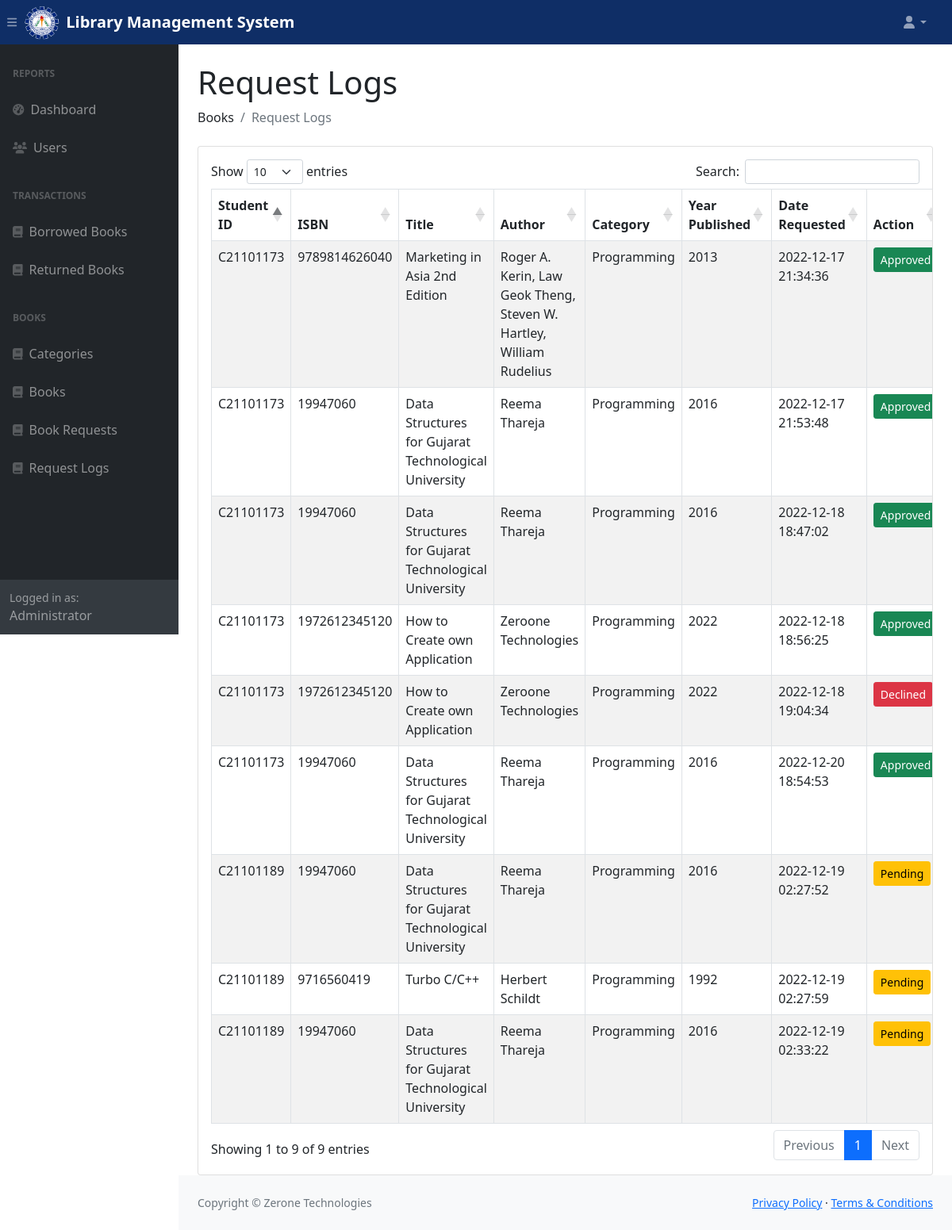
Page /admin/request-logs.php (signed in) on the committed database.
### tables this page shows
CREATE TABLE `settings` (
  `id` int(11) NOT NULL,
  `wbsiteTitle` varchar(160) NOT NULL,
  `wbsiteDesc` varchar(1000) NOT NULL,
  `wbsiteHeadColor` varchar(160) NOT NULL,
  `wbsiteFavIcon` varchar(160) NOT NULL
);

CREATE TABLE `pending_book_requests` (
  `id` int(11) NOT NULL,
  `userID` int(11) NOT NULL,
  `bookID` int(11) NOT NULL,
  `dateRequested` timestamp NOT NULL DEFAULT current_timestamp(),
  `status` int(11) NOT NULL COMMENT '0 = Pending, 1 = Approved, 2 = Declined'
);

CREATE TABLE `users` (
  `id` int(11) NOT NULL,
  `studentID` varchar(191) NOT NULL,
  `firstName` varchar(191) NOT NULL,
  `lastName` varchar(191) NOT NULL,
  `coursesec` varchar(191) NOT NULL,
  `birthday` varchar(191) NOT NULL,
  `emailAddress` varchar(191) NOT NULL,
  `password` varchar(191) NOT NULL
);

CREATE TABLE `books` (
  `id` int(11) NOT NULL,
  `bookIsbn` varchar(191) NOT NULL,
  `bookTitle` varchar(191) NOT NULL,
  `bookAuthor` varchar(191) NOT NULL,
  `bookCategory` int(11) NOT NULL,
  `bookYrPub` int(11) NOT NULL,
  `bookCopies` int(11) NOT NULL
);

CREATE TABLE `categories` (
  `id` int(11) NOT NULL,
  `bookCategory` varchar(191) NOT NULL
);

### admin/settings-query.php (called while the page is built)
<?php
	$query = "SELECT * FROM settings WHERE id = '1' ";
    $query_run = mysqli_query($con, $query);
    $settingsData = mysqli_fetch_assoc($query_run);
?>

### admin/request-logs.php (the view, shortened to what this page needs)
<?php
include('dbcon.php');
include('includes/header.php');
?>
<div class="container-fluid px-4">
    <h1 class="mt-4">Request Logs</h1>
    <ol class="breadcrumb mb-4">
        <li class="breadcrumb-item">Books</li>
        <li class="breadcrumb-item active">Request Logs</li>
    </ol>
    <div class="row">
        <div class="col-md-12">
            <div class="card">
                <div class="card-body table-responsive">
                    <table id="reqLogsTable" class="table table-bordered table-striped">
                        <thead>
                            <tr>
                                <th>Student ID</th>
                                <th>ISBN</th>
                                <th>Title</th>
                                <th>Author</th>
                                <th>Category</th>
                                <th>Year Published</th>
                                <th>Date Requested</th>
                                <th>Action</th>
                            </tr>
                        </thead>
                        <tbody>
                            <?php
                                $query = "SELECT pending_book_requests.id, users.studentID, books.bookIsbn, books.bookTitle, books.bookAuthor, categories.bookCategory, bookYrPub, dateRequested, status FROM `pending_book_requests`INNER JOIN users ON users.id = pending_book_requests.userID INNER JOIN books ON books.id = pending_book_requests.bookID INNER JOIN categories ON categories.id = books.bookCategory";
                                $query_run = mysqli_query($con, $query);
                                if(mysqli_num_rows($query_run) > 0) {
                                    foreach($query_run as $books) {
                                        ?>
                                        <tr>
                                            <td><?= $books['studentID']; ?></td>
                                            <td><?= $books['bookIsbn']; ?></td>
                                            <td><?= $books['bookTitle']; ?></td>
                                            <td><?= $books['bookAuthor']; ?></td>
                                            <td><?= $books['bookCategory']; ?></td>
                                            <td><?= $books['bookYrPub']; ?></td>
                                            <td><?= $books['dateRequested']; ?></td>
                                            <td>
                                                <?php
                                                if ($books['status'] == 0) { ?>
                                                    <a class="btn btn-warning btn-sm">Pending</a> <?php
                                                } else if ($books['status'] == 1) { ?>
                                                    <a class="btn btn-success btn-sm">Approved</a> <?php
                                                } else if ($books['status'] == 2) { ?>
                                                    <a class="btn btn-danger btn-sm">Declined</a> <?php
                                                }
                                                ?>
                                            </td>
                                        </tr>
                                        <?php
                                    }
                                }
                                else {
                                }
                            ?>
                        </tbody>
                    </table>
                </div>
            </div>
        </div>
    </div>
</div>
<?php
include('includes/footer.php');
include('includes/scripts.php');
?>

### admin/includes/navbar-top.php (shortened to what this page needs)
<nav class="sb-topnav navbar navbar-expand navbar-dark" style="background-color: <?php echo $settingsData['wbsiteHeadColor'];?>;">
    <button class="btn btn-link btn-sm order-1 order-lg-0 me-4 me-lg-0" id="sidebarToggle" href="#!"><i class="fas fa-bars"></i></button>
    <img src="../admin/assets/img/cspcLogo.png" alt="Logo" width="45" height="45" class="d-inline-block align-text-top">
    <b><a class="navbar-brand ps-2" href="index.php"><?php echo $settingsData['wbsiteTitle'];?></a></b>
    <ul class="navbar-nav ms-auto ms-md-0 me-3 me-lg-4">
        <li class="nav-item dropdown">
            <a class="nav-link dropdown-toggle" id="navbarDropdown" href="#" role="button" data-bs-toggle="dropdown" aria-expanded="false"><i class="fas fa-user fa-fw"></i></a>
        </li>
    </ul>
</nav>

### rows in the picture
settings: wbsiteTitle "Library Management System"
pending_book_requests: userID.studentID "C21101173", bookID.bookIsbn "9789814626040", bookID.bookTitle "Marketing in Asia 2nd Edition", bookID.bookAuthor "Roger A. Kerin, Law Geok Theng, Steven W. Hartley, William Rudelius", categories.bookCategory "Programming", bookID.bookYrPub "2013", dateRequested "2022-12-17 21:34:36", status "Approved"
pending_book_requests: userID.studentID "C21101173", bookID.bookIsbn "19947060", bookID.bookTitle "Data Structures for Gujarat Technological University", bookID.bookAuthor "Reema Thareja", categories.bookCategory "Programming", bookID.bookYrPub "2016", dateRequested "2022-12-17 21:53:48", status "Approved"
pending_book_requests: userID.studentID "C21101173", bookID.bookIsbn "19947060", bookID.bookTitle "Data Structures for Gujarat Technological University", bookID.bookAuthor "Reema Thareja", categories.bookCategory "Programming", bookID.bookYrPub "2016", dateRequested "2022-12-18 18:47:02", status "Approved"
pending_book_requests: userID.studentID "C21101173", bookID.bookIsbn "1972612345120", bookID.bookTitle "How to Create own Application", bookID.bookAuthor "Zeroone Technologies", categories.bookCategory "Programming", bookID.bookYrPub "2022", dateRequested "2022-12-18 18:56:25", status "Approved"
pending_book_requests: userID.studentID "C21101173", bookID.bookIsbn "1972612345120", bookID.bookTitle "How to Create own Application", bookID.bookAuthor "Zeroone Technologies", categories.bookCategory "Programming", bookID.bookYrPub "2022", dateRequested "2022-12-18 19:04:34", status "Declined"
pending_book_requests: userID.studentID "C21101189", bookID.bookIsbn "19947060", bookID.bookTitle "Data Structures for Gujarat Technological University", bookID.bookAuthor "Reema Thareja", categories.bookCategory "Programming", bookID.bookYrPub "2016", dateRequested "2022-12-19 02:27:52", status "Pending"
pending_book_requests: userID.studentID "C21101189", bookID.bookIsbn "9716560419", bookID.bookTitle "Turbo C/C++", bookID.bookAuthor "Herbert Schildt", categories.bookCategory "Programming", bookID.bookYrPub "1992", dateRequested "2022-12-19 02:27:59", status "Pending"
pending_book_requests: userID.studentID "C21101189", bookID.bookIsbn "19947060", bookID.bookTitle "Data Structures for Gujarat Technological University", bookID.bookAuthor "Reema Thareja", categories.bookCategory "Programming", bookID.bookYrPub "2016", dateRequested "2022-12-19 02:33:22", status "Pending"
pending_book_requests: userID.studentID "C21101173", bookID.bookIsbn "19947060", bookID.bookTitle "Data Structures for Gujarat Technological University", bookID.bookAuthor "Reema Thareja", categories.bookCategory "Programming", bookID.bookYrPub "2016", dateRequested "2022-12-20 18:54:53", status "Approved"
